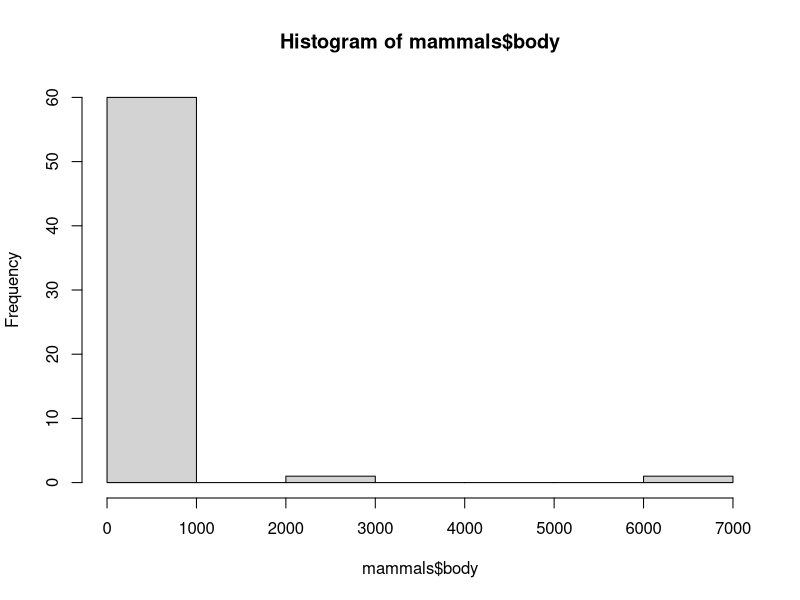
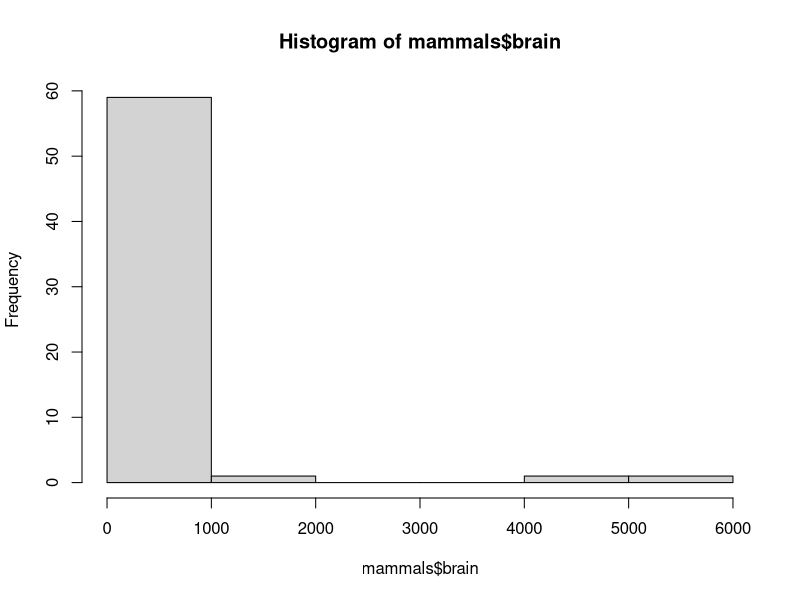
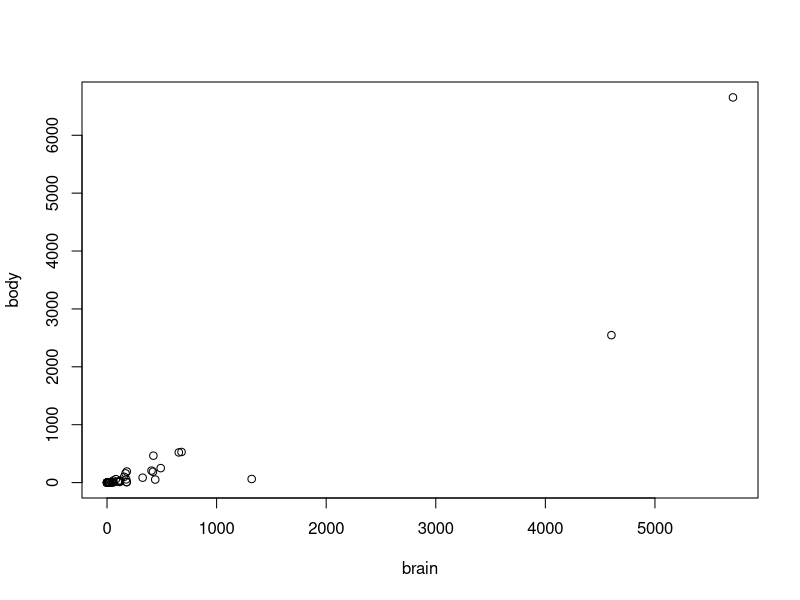
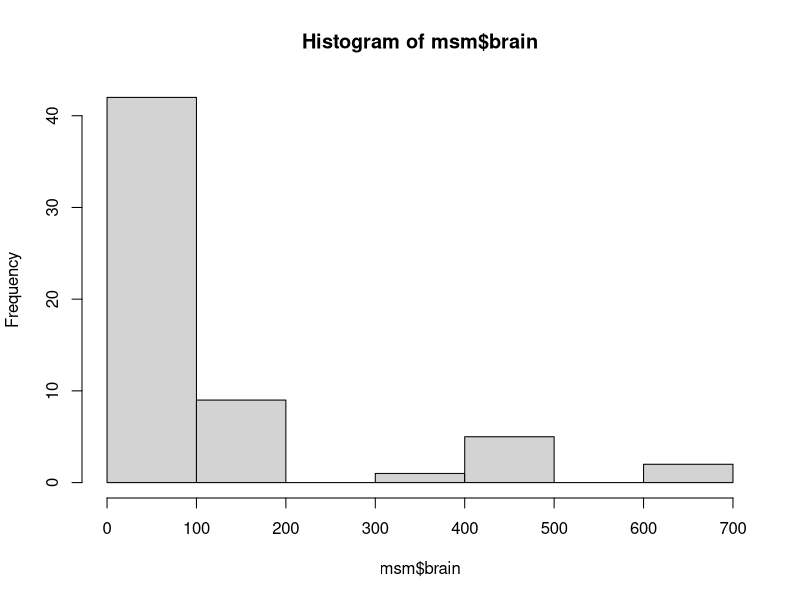
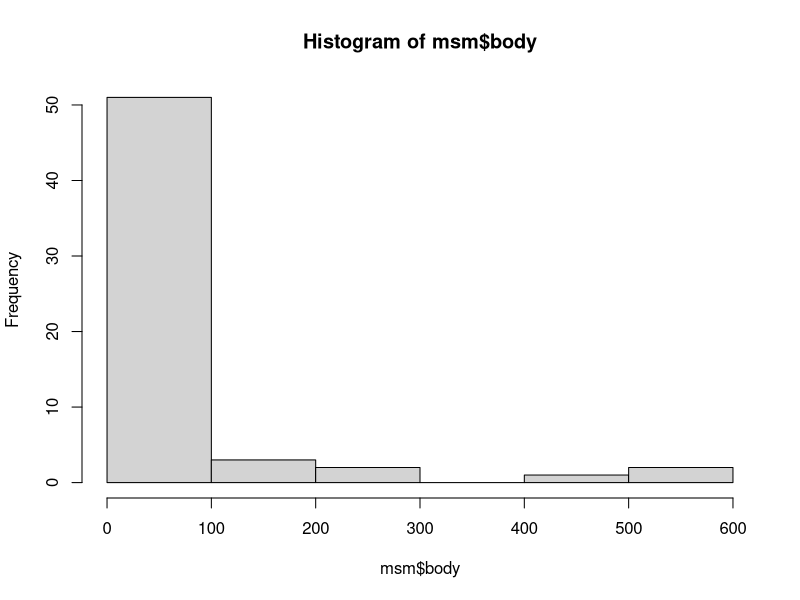
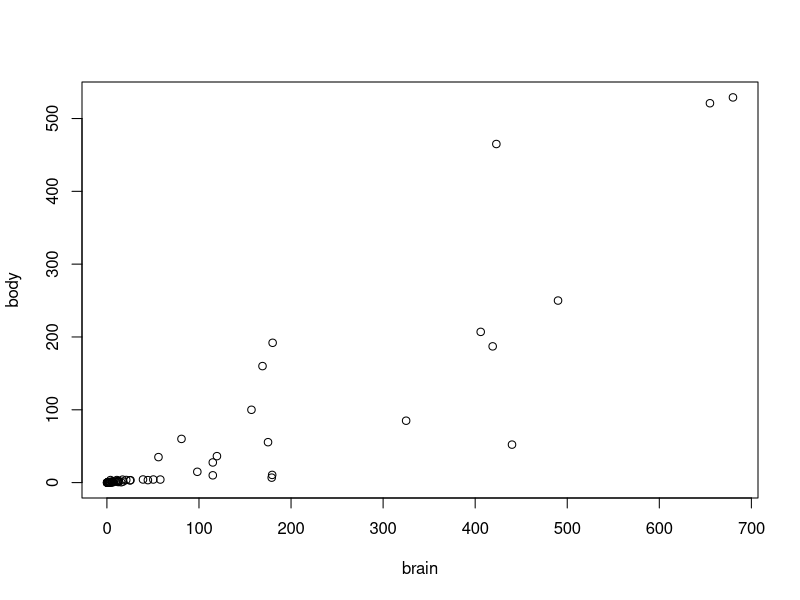
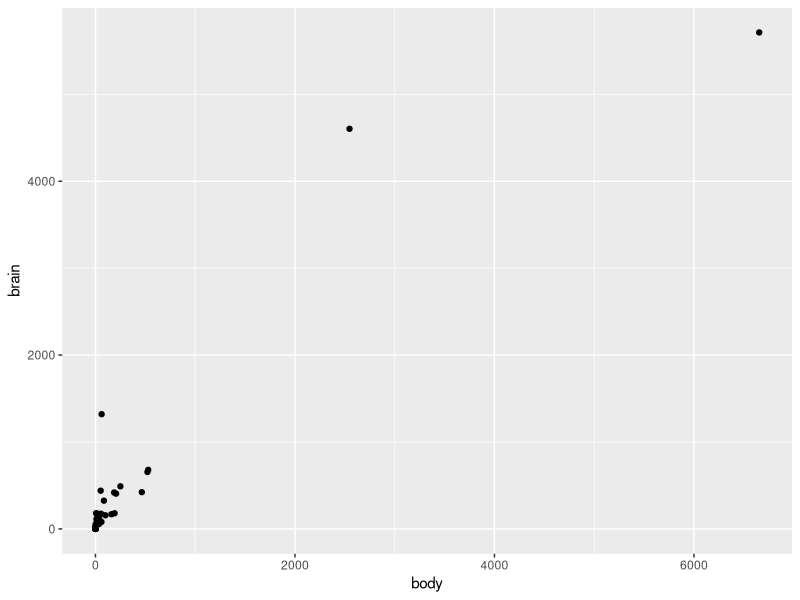
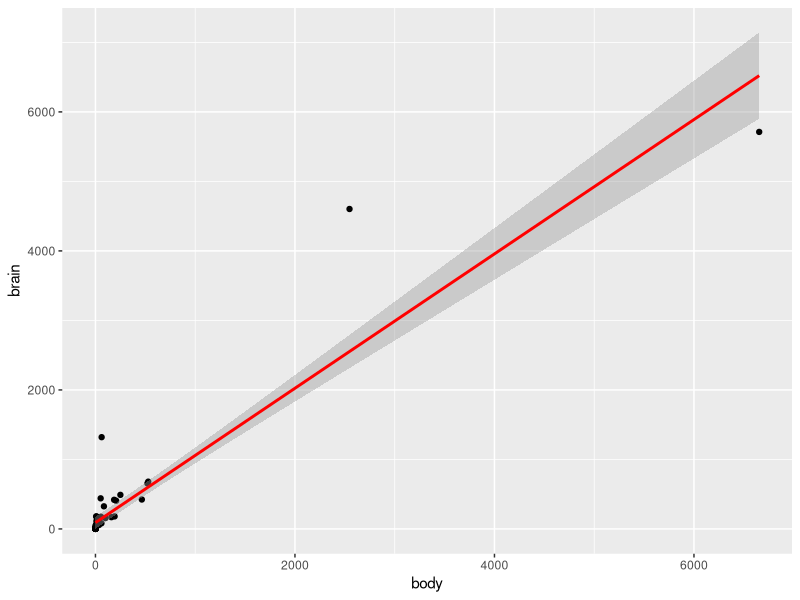

Here is the R script that generated these plots, in order: (Note: this script raises an error after producing the figures.)
### Lessons from Datacamp: Data Visualization with GGplot2 (pt 1)
## Chapter 1 Intro

## get mammals data
library(MASS)
mammals
## examine / explore the data
str(mammals)
summary(mammals)
## get animals into col instead of just rownames
## easy with dplyr
library(dplyr)
mammals2 <- mammals
mammals2 <- add_rownames(mammals2,"animal")
## add_rownames may not work :[
mammals2$animals <- rownames(mammals2)
rownames(mammals2) <- c(1:nrow(mammals2))

## visualize the data
hist(mammals$body)
hist(mammals$brain)
plot(body~brain,mammals)
cor(mammals$body,mammals$brain)
cor.test(mammals$body,mammals$brain)
mlm <- lm(body~brain,mammals)
summary(mlm)

## identify the large animals
library(dplyr)
mlg <- mammals2 %>% filter(brain>4000,body>2000)
mlg
## aha! its the elephants!

## remove some outliers at the large end of the scale
msm <- mammals %>% filter(brain<1000,body<2000)
## examine / explore the new data
summary(msm)
hist(msm$brain)
hist(msm$body)
plot(body~brain,msm)
cor(msm$body,msm$brain)
cor.test(msm$body,msm$brain)
msmlm <- lm(body~brain,msm)
summary(msmlm)

### DATACAMP!
library(ggplot2)
ggplot(mammals,aes(x=body,y=brain))+geom_point()
## add regression line
ggplot(mammals,aes(x=body,y=brain))+geom_point()+
  stat_smooth(method="lm",col="red")
## remove standard error shading if desired
ggplot(mammals,aes(x=body,y=brain))+geom_point()+
  stat_smooth(method="lm",col="red",se=FALSE)
## doesn't look like good model due to how data is spread out
ggplot(mammals,aes(x=body,y=brain))+
  geom_point(alpha=1)+
  coord_fixed()+
  scale_x_log10()+
  scale_y_log10()+
  stat_smooth(method="lm",
              col="red",
              se=FALSE,
              size=2)
### FINISHED PRODUCT
ggplot(mammals,aes(x=body,y=brain))+
  annotation_logticks()+
  geom_point(alpha=1)+
  coord_fixed(xlim=c(10^-3,10^4),ylim=c(10^-1,10^4))+
  scale_x_log10(expression("Body weight (log"["10"]*"(Kg))"),
                breaks=trans_breaks("log10",function(x) 10^x),
                labels=trans_format("log10",math_format(10^.x)))+
  scale_y_log10(expression("Brain weight (log"["10"]*"(g))"),
                breaks=trans_breaks("log10",function(x) 10^x),
                labels=trans_format("log10",math_format(10^.x)))+
  stat_smooth(method="lm",
              col="red",
              se=FALSE,
              size=2)+
  theme_classic()

## had to remove breaks and labels due to errors - scales ugly as result
ggplot(mammals,aes(x=body,y=brain))+
  annotation_logticks()+
  geom_point(alpha=1)+
  coord_fixed(xlim=c(10^-3,10^4),ylim=c(10^-1,10^4))+
  scale_x_log10(expression("Body weight (log"["10"]*"(Kg))"))+
  scale_y_log10(expression("Brain weight (log"["10"]*"(g))"))+
  stat_smooth(method="lm",
              col="red",
              se=FALSE,
              size=2)+
  theme_classic()